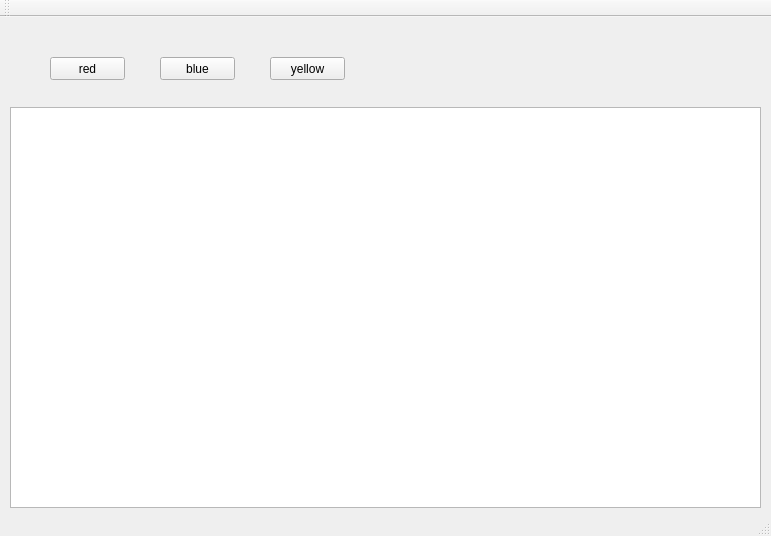
<?xml version="1.0" encoding="UTF-8"?>
<ui version="4.0">
 <class>MainWindow</class>
 <widget class="QMainWindow" name="MainWindow">
  <property name="geometry">
   <rect>
    <x>0</x>
    <y>0</y>
    <width>771</width>
    <height>536</height>
   </rect>
  </property>
  <property name="windowTitle">
   <string>MainWindow</string>
  </property>
  <widget class="QWidget" name="centralWidget">
   <widget class="QListView" name="listView">
    <property name="geometry">
     <rect>
      <x>10</x>
      <y>90</y>
      <width>751</width>
      <height>401</height>
     </rect>
    </property>
   </widget>
   <widget class="QPushButton" name="redBtn">
    <property name="geometry">
     <rect>
      <x>50</x>
      <y>40</y>
      <width>75</width>
      <height>23</height>
     </rect>
    </property>
    <property name="text">
     <string>red</string>
    </property>
   </widget>
   <widget class="QPushButton" name="blueBtn">
    <property name="geometry">
     <rect>
      <x>160</x>
      <y>40</y>
      <width>75</width>
      <height>23</height>
     </rect>
    </property>
    <property name="text">
     <string>blue</string>
    </property>
   </widget>
   <widget class="QPushButton" name="yellowBtn">
    <property name="geometry">
     <rect>
      <x>270</x>
      <y>40</y>
      <width>75</width>
      <height>23</height>
     </rect>
    </property>
    <property name="text">
     <string>yellow</string>
    </property>
   </widget>
  </widget>
  <widget class="QMenuBar" name="menuBar">
   <property name="geometry">
    <rect>
     <x>0</x>
     <y>0</y>
     <width>771</width>
     <height>23</height>
    </rect>
   </property>
  </widget>
  <widget class="QToolBar" name="mainToolBar">
   <attribute name="toolBarArea">
    <enum>TopToolBarArea</enum>
   </attribute>
   <attribute name="toolBarBreak">
    <bool>false</bool>
   </attribute>
  </widget>
  <widget class="QStatusBar" name="statusBar"/>
 </widget>
 <layoutdefault spacing="6" margin="11"/>
 <resources/>
 <connections/>
</ui>
